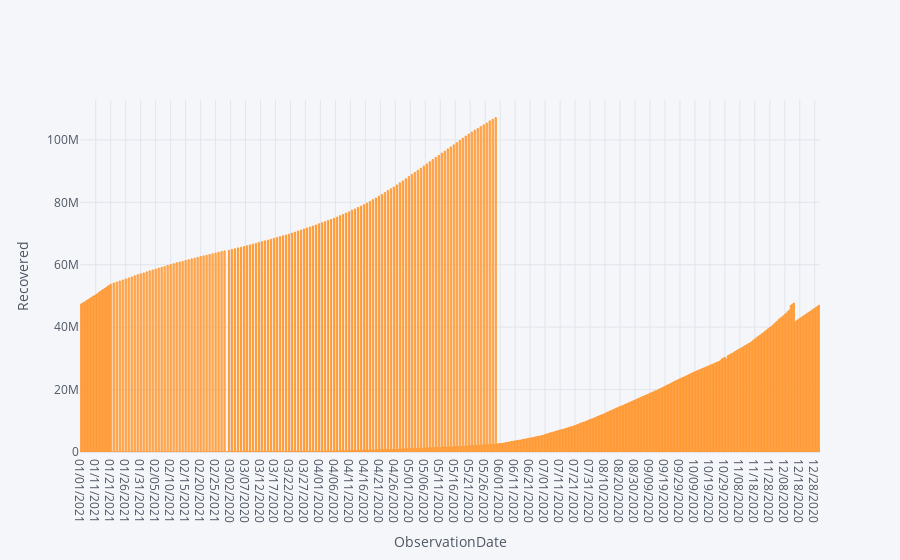

Notebook cell for this chart:
### Code cell
recovered.iplot(kind='bar',x='ObservationDate',y='Recovered',xTitle='ObservationDate',yTitle='Recovered')

### Figure 1 — Plotly figure (JSON) as saved in the notebook; plotly's stock layout.template omitted (floating-point values rounded to 4 significant figures; data arrays with more than 128 entries replaced by an {"elided": "..."} marker saying what was removed)
{"data": [{"marker": {"color": "rgba(255, 153, 51, 0.6)", "line": {"color": "rgba(255, 153, 51, 1.0)", "width": 1}}, "name": "Recovered", "orientation": "v", "text": "", "type": "bar", "x": {"elided": "494 str values"}, "y": {"elided": "494 int values"}}], "layout": {"legend": {"bgcolor": "#F5F6F9", "font": {"color": "#4D5663"}}, "paper_bgcolor": "#F5F6F9", "plot_bgcolor": "#F5F6F9", "title": {"font": {"color": "#4D5663"}}, "xaxis": {"gridcolor": "#E1E5ED", "showgrid": true, "tickfont": {"color": "#4D5663"}, "title": {"font": {"color": "#4D5663"}, "text": "ObservationDate"}, "zerolinecolor": "#E1E5ED"}, "yaxis": {"gridcolor": "#E1E5ED", "showgrid": true, "tickfont": {"color": "#4D5663"}, "title": {"font": {"color": "#4D5663"}, "text": "Recovered"}, "zerolinecolor": "#E1E5ED"}}}
